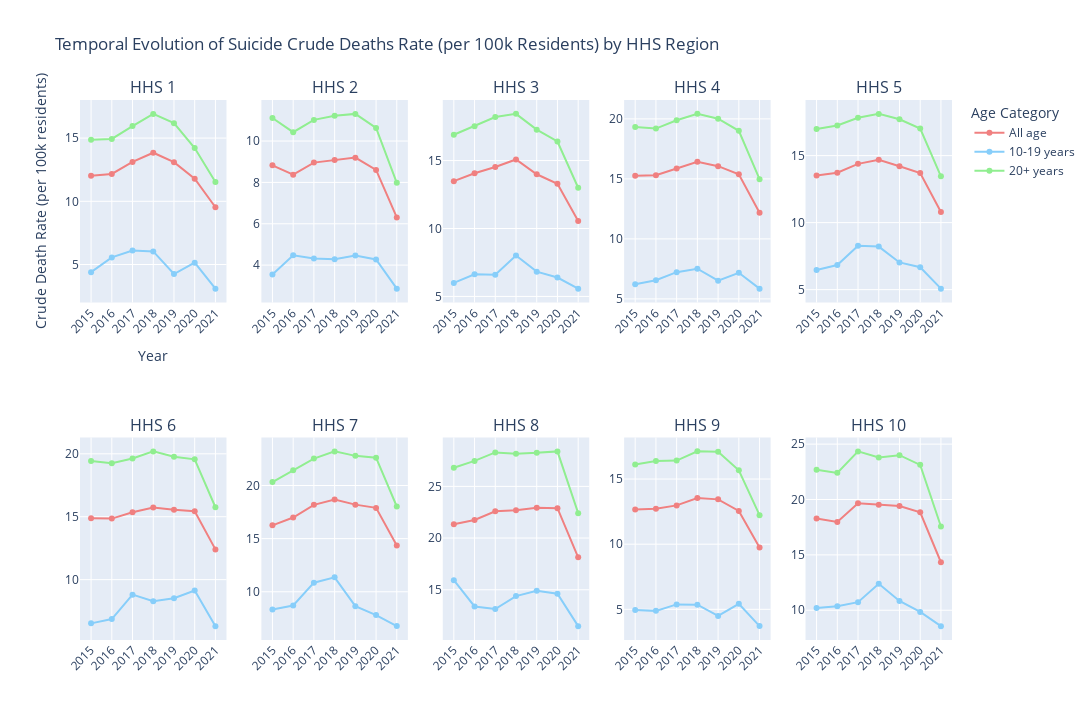

Write notebook code for a chart like this one.
### Code cell
sd.plot_HHS_data_rate()

### Figure 1 — Plotly figure (JSON) as saved in the notebook; plotly's stock layout.template omitted (floating-point values rounded to 4 significant figures)
{"data": [{"marker": {"color": "lightcoral", "line": {"color": "lightcoral"}}, "mode": "lines+markers", "name": "All age", "showlegend": true, "type": "scatter", "x": ["2015", "2016", "2017", "2018", "2019", "2020", "2021"], "xaxis": "x", "y": [12.02, 12.17, 13.11, 13.84, 13.1, 11.78, 9.53], "yaxis": "y"}, {"marker": {"color": "LightSkyBlue", "line": {"color": "LightSkyBlue"}}, "mode": "lines+markers", "name": "10-19 years", "showlegend": true, "type": "scatter", "x": ["2015", "2016", "2017", "2018", "2019", "2020", "2021"], "xaxis": "x", "y": [4.397, 5.563, 6.111, 6.035, 4.248, 5.148, 3.094], "yaxis": "y"}, {"marker": {"color": "LightGreen", "line": {"color": "LightGreen"}}, "mode": "lines+markers", "name": "20+ years", "showlegend": true, "type": "scatter", "x": ["2015", "2016", "2017", "2018", "2019", "2020", "2021"], "xaxis": "x", "y": [14.87, 14.93, 15.95, 16.92, 16.18, 14.21, 11.53], "yaxis": "y"}, {"marker": {"color": "lightcoral", "line": {"color": "lightcoral"}}, "mode": "lines+markers", "name": "All age", "showlegend": false, "type": "scatter", "x": ["2015", "2016", "2017", "2018", "2019", "2020", "2021"], "xaxis": "x2", "y": [8.827, 8.375, 8.958, 9.09, 9.199, 8.605, 6.309], "yaxis": "y2"}, {"marker": {"color": "LightSkyBlue", "line": {"color": "LightSkyBlue"}}, "mode": "lines+markers", "name": "10-19 years", "showlegend": false, "type": "scatter", "x": ["2015", "2016", "2017", "2018", "2019", "2020", "2021"], "xaxis": "x2", "y": [3.549, 4.475, 4.323, 4.283, 4.466, 4.274, 2.863], "yaxis": "y2"}, {"marker": {"color": "LightGreen", "line": {"color": "LightGreen"}}, "mode": "lines+markers", "name": "20+ years", "showlegend": false, "type": "scatter", "x": ["2015", "2016", "2017", "2018", "2019", "2020", "2021"], "xaxis": "x2", "y": [11.11, 10.43, 11.02, 11.22, 11.31, 10.64, 7.98], "yaxis": "y2"}, {"marker": {"color": "lightcoral", "line": {"color": "lightcoral"}}, "mode": "lines+markers", "name": "All age", "showlegend": false, "type": "scatter", "x": ["2015", "2016", "2017", "2018", "2019", "2020", "2021"], "xaxis": "x3", "y": [13.48, 14.06, 14.52, 15.08, 13.99, 13.29, 10.55], "yaxis": "y3"}, {"marker": {"color": "LightSkyBlue", "line": {"color": "LightSkyBlue"}}, "mode": "lines+markers", "name": "10-19 years", "showlegend": false, "type": "scatter", "x": ["2015", "2016", "2017", "2018", "2019", "2020", "2021"], "xaxis": "x3", "y": [5.992, 6.625, 6.601, 8.009, 6.823, 6.393, 5.574], "yaxis": "y3"}, {"marker": {"color": "LightGreen", "line": {"color": "LightGreen"}}, "mode": "lines+markers", "name": "20+ years", "showlegend": false, "type": "scatter", "x": ["2015", "2016", "2017", "2018", "2019", "2020", "2021"], "xaxis": "x3", "y": [16.9, 17.53, 18.2, 18.44, 17.27, 16.4, 13.0], "yaxis": "y3"}, {"marker": {"color": "lightcoral", "line": {"color": "lightcoral"}}, "mode": "lines+markers", "name": "All age", "showlegend": false, "type": "scatter", "x": ["2015", "2016", "2017", "2018", "2019", "2020", "2021"], "xaxis": "x4", "y": [15.26, 15.31, 15.86, 16.42, 16.06, 15.38, 12.17], "yaxis": "y4"}, {"marker": {"color": "LightSkyBlue", "line": {"color": "LightSkyBlue"}}, "mode": "lines+markers", "name": "10-19 years", "showlegend": false, "type": "scatter", "x": ["2015", "2016", "2017", "2018", "2019", "2020", "2021"], "xaxis": "x4", "y": [6.218, 6.554, 7.227, 7.513, 6.515, 7.174, 5.855], "yaxis": "y4"}, {"marker": {"color": "LightGreen", "line": {"color": "LightGreen"}}, "mode": "lines+markers", "name": "20+ years", "showlegend": false, "type": "scatter", "x": ["2015", "2016", "2017", "2018", "2019", "2020", "2021"], "xaxis": "x4", "y": [19.31, 19.19, 19.89, 20.42, 20.01, 19.01, 14.98], "yaxis": "y4"}, {"marker": {"color": "lightcoral", "line": {"color": "lightcoral"}}, "mode": "lines+markers", "name": "All age", "showlegend": false, "type": "scatter", "x": ["2015", "2016", "2017", "2018", "2019", "2020", "2021"], "xaxis": "x5", "y": [13.51, 13.72, 14.39, 14.69, 14.21, 13.7, 10.79], "yaxis": "y5"}, {"marker": {"color": "LightSkyBlue", "line": {"color": "LightSkyBlue"}}, "mode": "lines+markers", "name": "10-19 years", "showlegend": false, "type": "scatter", "x": ["2015", "2016", "2017", "2018", "2019", "2020", "2021"], "xaxis": "x5", "y": [6.469, 6.832, 8.281, 8.21, 7.029, 6.67, 5.075], "yaxis": "y5"}, {"marker": {"color": "LightGreen", "line": {"color": "LightGreen"}}, "mode": "lines+markers", "name": "20+ years", "showlegend": false, "type": "scatter", "x": ["2015", "2016", "2017", "2018", "2019", "2020", "2021"], "xaxis": "x5", "y": [16.99, 17.24, 17.82, 18.11, 17.71, 17.02, 13.45], "yaxis": "y5"}, {"marker": {"color": "lightcoral", "line": {"color": "lightcoral"}}, "mode": "lines+markers", "name": "All age", "showlegend": false, "type": "scatter", "x": ["2015", "2016", "2017", "2018", "2019", "2020", "2021"], "xaxis": "x6", "y": [14.88, 14.85, 15.35, 15.74, 15.55, 15.44, 12.4], "yaxis": "y6"}, {"marker": {"color": "LightSkyBlue", "line": {"color": "LightSkyBlue"}}, "mode": "lines+markers", "name": "10-19 years", "showlegend": false, "type": "scatter", "x": ["2015", "2016", "2017", "2018", "2019", "2020", "2021"], "xaxis": "x6", "y": [6.523, 6.865, 8.807, 8.278, 8.519, 9.13, 6.305], "yaxis": "y6"}, {"marker": {"color": "LightGreen", "line": {"color": "LightGreen"}}, "mode": "lines+markers", "name": "20+ years", "showlegend": false, "type": "scatter", "x": ["2015", "2016", "2017", "2018", "2019", "2020", "2021"], "xaxis": "x6", "y": [19.43, 19.26, 19.63, 20.19, 19.76, 19.56, 15.75], "yaxis": "y6"}, {"marker": {"color": "lightcoral", "line": {"color": "lightcoral"}}, "mode": "lines+markers", "name": "All age", "showlegend": false, "type": "scatter", "x": ["2015", "2016", "2017", "2018", "2019", "2020", "2021"], "xaxis": "x7", "y": [16.25, 16.99, 18.18, 18.67, 18.2, 17.89, 14.35], "yaxis": "y7"}, {"marker": {"color": "LightSkyBlue", "line": {"color": "LightSkyBlue"}}, "mode": "lines+markers", "name": "10-19 years", "showlegend": false, "type": "scatter", "x": ["2015", "2016", "2017", "2018", "2019", "2020", "2021"], "xaxis": "x7", "y": [8.325, 8.709, 10.85, 11.36, 8.641, 7.806, 6.765], "yaxis": "y7"}, {"marker": {"color": "LightGreen", "line": {"color": "LightGreen"}}, "mode": "lines+markers", "name": "20+ years", "showlegend": false, "type": "scatter", "x": ["2015", "2016", "2017", "2018", "2019", "2020", "2021"], "xaxis": "x7", "y": [20.33, 21.43, 22.53, 23.21, 22.79, 22.62, 18.03], "yaxis": "y7"}, {"marker": {"color": "lightcoral", "line": {"color": "lightcoral"}}, "mode": "lines+markers", "name": "All age", "showlegend": false, "type": "scatter", "x": ["2015", "2016", "2017", "2018", "2019", "2020", "2021"], "xaxis": "x8", "y": [21.33, 21.76, 22.59, 22.68, 22.93, 22.89, 18.14], "yaxis": "y8"}, {"marker": {"color": "LightSkyBlue", "line": {"color": "LightSkyBlue"}}, "mode": "lines+markers", "name": "10-19 years", "showlegend": false, "type": "scatter", "x": ["2015", "2016", "2017", "2018", "2019", "2020", "2021"], "xaxis": "x8", "y": [15.92, 13.39, 13.14, 14.39, 14.91, 14.61, 11.48], "yaxis": "y8"}, {"marker": {"color": "LightGreen", "line": {"color": "LightGreen"}}, "mode": "lines+markers", "name": "20+ years", "showlegend": false, "type": "scatter", "x": ["2015", "2016", "2017", "2018", "2019", "2020", "2021"], "xaxis": "x8", "y": [26.8, 27.46, 28.29, 28.17, 28.25, 28.39, 22.41], "yaxis": "y8"}, {"marker": {"color": "lightcoral", "line": {"color": "lightcoral"}}, "mode": "lines+markers", "name": "All age", "showlegend": false, "type": "scatter", "x": ["2015", "2016", "2017", "2018", "2019", "2020", "2021"], "xaxis": "x9", "y": [12.66, 12.71, 12.98, 13.54, 13.44, 12.55, 9.754], "yaxis": "y9"}, {"marker": {"color": "LightSkyBlue", "line": {"color": "LightSkyBlue"}}, "mode": "lines+markers", "name": "10-19 years", "showlegend": false, "type": "scatter", "x": ["2015", "2016", "2017", "2018", "2019", "2020", "2021"], "xaxis": "x9", "y": [4.953, 4.882, 5.376, 5.353, 4.497, 5.422, 3.711], "yaxis": "y9"}, {"marker": {"color": "LightGreen", "line": {"color": "LightGreen"}}, "mode": "lines+markers", "name": "20+ years", "showlegend": false, "type": "scatter", "x": ["2015", "2016", "2017", "2018", "2019", "2020", "2021"], "xaxis": "x9", "y": [16.12, 16.39, 16.42, 17.12, 17.1, 15.68, 12.23], "yaxis": "y9"}, {"marker": {"color": "lightcoral", "line": {"color": "lightcoral"}}, "mode": "lines+markers", "name": "All age", "showlegend": false, "type": "scatter", "x": ["2015", "2016", "2017", "2018", "2019", "2020", "2021"], "xaxis": "x10", "y": [18.28, 17.97, 19.66, 19.53, 19.41, 18.84, 14.33], "yaxis": "y10"}, {"marker": {"color": "LightSkyBlue", "line": {"color": "LightSkyBlue"}}, "mode": "lines+markers", "name": "10-19 years", "showlegend": false, "type": "scatter", "x": ["2015", "2016", "2017", "2018", "2019", "2020", "2021"], "xaxis": "x10", "y": [10.21, 10.37, 10.73, 12.39, 10.83, 9.852, 8.566], "yaxis": "y10"}, {"marker": {"color": "LightGreen", "line": {"color": "LightGreen"}}, "mode": "lines+markers", "name": "20+ years", "showlegend": false, "type": "scatter", "x": ["2015", "2016", "2017", "2018", "2019", "2020", "2021"], "xaxis": "x10", "y": [22.69, 22.41, 24.35, 23.79, 24.0, 23.13, 17.57], "yaxis": "y10"}], "layout": {"annotations": [{"font": {"size": 16}, "showarrow": false, "text": "HHS 1", "x": 0.084, "xanchor": "center", "xref": "paper", "y": 1, "yanchor": "bottom", "yref": "paper"}, {"font": {"size": 16}, "showarrow": false, "text": "HHS 2", "x": 0.292, "xanchor": "center", "xref": "paper", "y": 1, "yanchor": "bottom", "yref": "paper"}, {"font": {"size": 16}, "showarrow": false, "text": "HHS 3", "x": 0.5, "xanchor": "center", "xref": "paper", "y": 1, "yanchor": "bottom", "yref": "paper"}, {"font": {"size": 16}, "showarrow": false, "text": "HHS 4", "x": 0.708, "xanchor": "center", "xref": "paper", "y": 1, "yanchor": "bottom", "yref": "paper"}, {"font": {"size": 16}, "showarrow": false, "text": "HHS 5", "x": 0.916, "xanchor": "center", "xref": "paper", "y": 1, "yanchor": "bottom", "yref": "paper"}, {"font": {"size": 16}, "showarrow": false, "text": "HHS 6", "x": 0.084, "xanchor": "center", "xref": "paper", "y": 0.375, "yanchor": "bottom", "yref": "paper"}, {"font": {"size": 16}, "showarrow": false, "text": "HHS 7", "x": 0.292, "xanchor": "center", "xref": "paper", "y": 0.375, "yanchor": "bottom", "yref": "paper"}, {"font": {"size": 16}, "showarrow": false, "text": "HHS 8", "x": 0.5, "xanchor": "center", "xref": "paper", "y": 0.375, "yanchor": "bottom", "yref": "paper"}, {"font": {"size": 16}, "showarrow": false, "text": "HHS 9", "x": 0.708, "xanchor": "center", "xref": "paper", "y": 0.375, "yanchor": "bottom", "yref": "paper"}, {"font": {"size": 16}, "showarrow": false, "text": "HHS 10", "x": 0.916, "xanchor": "center", "xref": "paper", "y": 0.375, "yanchor": "bottom", "yref": "paper"}], "height": 720, "legend": {"title": {"text": "Age Category"}}, "title": {"text": "Temporal Evolution of Suicide Crude Deaths Rate (per 100k Residents) by HHS Region"}, "width": 1280, "xaxis": {"anchor": "y", "domain": [0, 0.168], "tickangle": -45, "title": {"text": "Year"}}, "xaxis10": {"anchor": "y10", "domain": [0.832, 1], "tickangle": -45}, "xaxis2": {"anchor": "y2", "domain": [0.208, 0.376], "tickangle": -45}, "xaxis3": {"anchor": "y3", "domain": [0.416, 0.584], "tickangle": -45}, "xaxis4": {"anchor": "y4", "domain": [0.624, 0.792], "tickangle": -45}, "xaxis5": {"anchor": "y5", "domain": [0.832, 1], "tickangle": -45}, "xaxis6": {"anchor": "y6", "domain": [0, 0.168], "tickangle": -45}, "xaxis7": {"anchor": "y7", "domain": [0.208, 0.376], "tickangle": -45}, "xaxis8": {"anchor": "y8", "domain": [0.416, 0.584], "tickangle": -45}, "xaxis9": {"anchor": "y9", "domain": [0.624, 0.792], "tickangle": -45}, "yaxis": {"anchor": "x", "domain": [0.625, 1], "title": {"text": "Crude Death Rate (per 100k residents)"}}, "yaxis10": {"anchor": "x10", "domain": [0, 0.375]}, "yaxis2": {"anchor": "x2", "domain": [0.625, 1]}, "yaxis3": {"anchor": "x3", "domain": [0.625, 1]}, "yaxis4": {"anchor": "x4", "domain": [0.625, 1]}, "yaxis5": {"anchor": "x5", "domain": [0.625, 1]}, "yaxis6": {"anchor": "x6", "domain": [0, 0.375]}, "yaxis7": {"anchor": "x7", "domain": [0, 0.375]}, "yaxis8": {"anchor": "x8", "domain": [0, 0.375]}, "yaxis9": {"anchor": "x9", "domain": [0, 0.375]}}}
